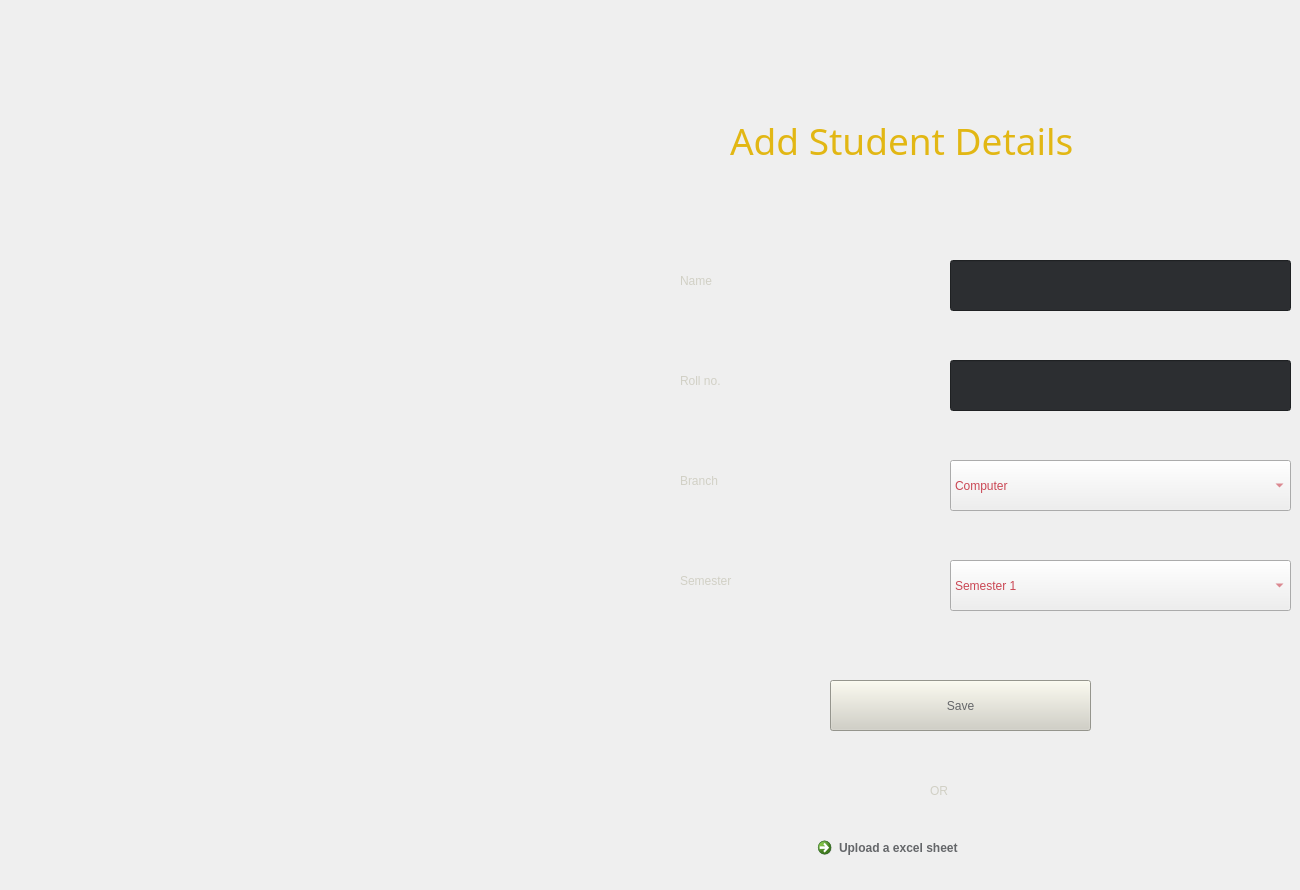
    <widget class="QWidget" name="tab_4">
     <attribute name="title">
      <string>student details</string>
     </attribute>
     <widget class="QLabel" name="label_15">
      <property name="geometry">
       <rect>
        <x>680</x>
        <y>360</y>
        <width>231</width>
        <height>41</height>
       </rect>
      </property>
      <property name="styleSheet">
       <string notr="true">color: rgb(209, 208, 197);
font: 57 14pt &quot;Roboto Mono Medium&quot;;</string>
      </property>
      <property name="text">
       <string>Roll no.</string>
      </property>
     </widget>
     <widget class="QLabel" name="label_16">
      <property name="geometry">
       <rect>
        <x>730</x>
        <y>100</y>
        <width>541</width>
        <height>81</height>
       </rect>
      </property>
      <property name="font">
       <font>
        <family>Roboto Mono SemiBold</family>
        <pointsize>28</pointsize>
        <weight>7</weight>
        <italic>false</italic>
        <bold>false</bold>
       </font>
      </property>
      <property name="styleSheet">
       <string notr="true">color: rgb(226, 183, 20);
font: 63 28pt &quot;Roboto Mono SemiBold&quot;;
</string>
      </property>
      <property name="text">
       <string>Add Student Details</string>
      </property>
     </widget>
     <widget class="QLabel" name="label_52">
      <property name="geometry">
       <rect>
        <x>680</x>
        <y>460</y>
        <width>231</width>
        <height>41</height>
       </rect>
      </property>
      <property name="styleSheet">
       <string notr="true">color: rgb(209, 208, 197);
font: 57 14pt &quot;Roboto Mono Medium&quot;;</string>
      </property>
      <property name="text">
       <string>Branch </string>
      </property>
     </widget>
     <widget class="QLineEdit" name="tf62">
      <property name="geometry">
       <rect>
        <x>950</x>
        <y>360</y>
        <width>341</width>
        <height>51</height>
       </rect>
      </property>
      <property name="styleSheet">
       <string notr="true">background-color: rgb(44, 46, 49);
color: rgb(209, 208, 197);</string>
      </property>
     </widget>
     <widget class="QComboBox" name="cb61">
      <property name="geometry">
       <rect>
        <x>950</x>
        <y>460</y>
        <width>341</width>
        <height>51</height>
       </rect>
      </property>
      <property name="styleSheet">
       <string notr="true">color: rgb(202, 71, 84);
selection-color: rgb(100, 102, 105);
selection-background-color: rgb(226, 183, 20);</string>
      </property>
      <item>
       <property name="text">
        <string>Computer</string>
       </property>
      </item>
      <item>
       <property name="text">
        <string>Information technology</string>
       </property>
      </item>
      <item>
       <property name="text">
        <string>Artificial intelligence and data science</string>
       </property>
      </item>
      <item>
       <property name="text">
        <string>Electronics and telecommunication</string>
       </property>
      </item>
      <item>
       <property name="text">
        <string>Mechanical</string>
       </property>
      </item>
     </widget>
     <widget class="QLabel" name="label_17">
      <property name="geometry">
       <rect>
        <x>680</x>
        <y>260</y>
        <width>231</width>
        <height>41</height>
       </rect>
      </property>
      <property name="styleSheet">
       <string notr="true">color: rgb(209, 208, 197);
font: 57 14pt &quot;Roboto Mono Medium&quot;;</string>
      </property>
      <property name="text">
       <string>Name</string>
      </property>
     </widget>
     <widget class="QLabel" name="label_18">
      <property name="geometry">
       <rect>
        <x>680</x>
        <y>560</y>
        <width>231</width>
        <height>41</height>
       </rect>
      </property>
      <property name="styleSheet">
       <string notr="true">color: rgb(209, 208, 197);
font: 57 14pt &quot;Roboto Mono Medium&quot;;</string>
      </property>
      <property name="text">
       <string>Semester</string>
      </property>
     </widget>
     <widget class="QPushButton" name="b61">
      <property name="geometry">
       <rect>
        <x>830</x>
        <y>680</y>
        <width>261</width>
        <height>51</height>
       </rect>
      </property>
      <property name="styleSheet">
       <string notr="true">background-color: rgb(209, 208, 197);
color: rgb(100, 102, 105);</string>
      </property>
      <property name="text">
       <string>Save</string>
      </property>
     </widget>
     <widget class="QLineEdit" name="tf61">
      <property name="geometry">
       <rect>
        <x>950</x>
        <y>260</y>
        <width>341</width>
        <height>51</height>
       </rect>
      </property>
      <property name="styleSheet">
       <string notr="true">background-color: rgb(44, 46, 49);
color: rgb(209, 208, 197);</string>
      </property>
      <property name="text">
       <string/>
      </property>
     </widget>
     <widget class="QComboBox" name="cb62">
      <property name="geometry">
       <rect>
        <x>950</x>
        <y>560</y>
        <width>341</width>
        <height>51</height>
       </rect>
      </property>
      <property name="styleSheet">
       <string notr="true">color: rgb(202, 71, 84);
selection-color: rgb(100, 102, 105);
selection-background-color: rgb(226, 183, 20);</string>
      </property>
      <item>
       <property name="text">
        <string>Semester 1</string>
       </property>
      </item>
      <item>
       <property name="text">
        <string>Semester 2</string>
       </property>
      </item>
      <item>
       <property name="text">
        <string>Semester 3</string>
       </property>
      </item>
      <item>
       <property name="text">
        <string>Semester 4</string>
       </property>
      </item>
      <item>
       <property name="text">
        <string>Semester 5</string>
       </property>
      </item>
      <item>
       <property name="text">
        <string>Semester 6</string>
       </property>
      </item>
      <item>
       <property name="text">
        <string>Semester 7</string>
       </property>
      </item>
      <item>
       <property name="text">
        <string>Semester 8</string>
       </property>
      </item>
     </widget>
     <widget class="QCommandLinkButton" name="b62">
      <property name="geometry">
       <rect>
        <x>810</x>
        <y>830</y>
        <width>281</width>
        <height>51</height>
       </rect>
      </property>
      <property name="styleSheet">
       <string notr="true">color: rgb(100, 102, 105);
font: 57 12pt &quot;Roboto Mono Medium&quot;;
background-color: rgb(209, 208, 197);</string>
      </property>
      <property name="text">
       <string>Upload a excel sheet</string>
      </property>
     </widget>
     <widget class="QLabel" name="label_35">
      <property name="geometry">
       <rect>
        <x>930</x>
        <y>770</y>
        <width>41</width>
        <height>41</height>
       </rect>
      </property>
      <property name="styleSheet">
       <string notr="true">color: rgb(209, 208, 197);
font: 57 14pt &quot;Roboto Mono Medium&quot;;</string>
      </property>
      <property name="text">
       <string>OR</string>
      </property>
     </widget>
    </widget>
